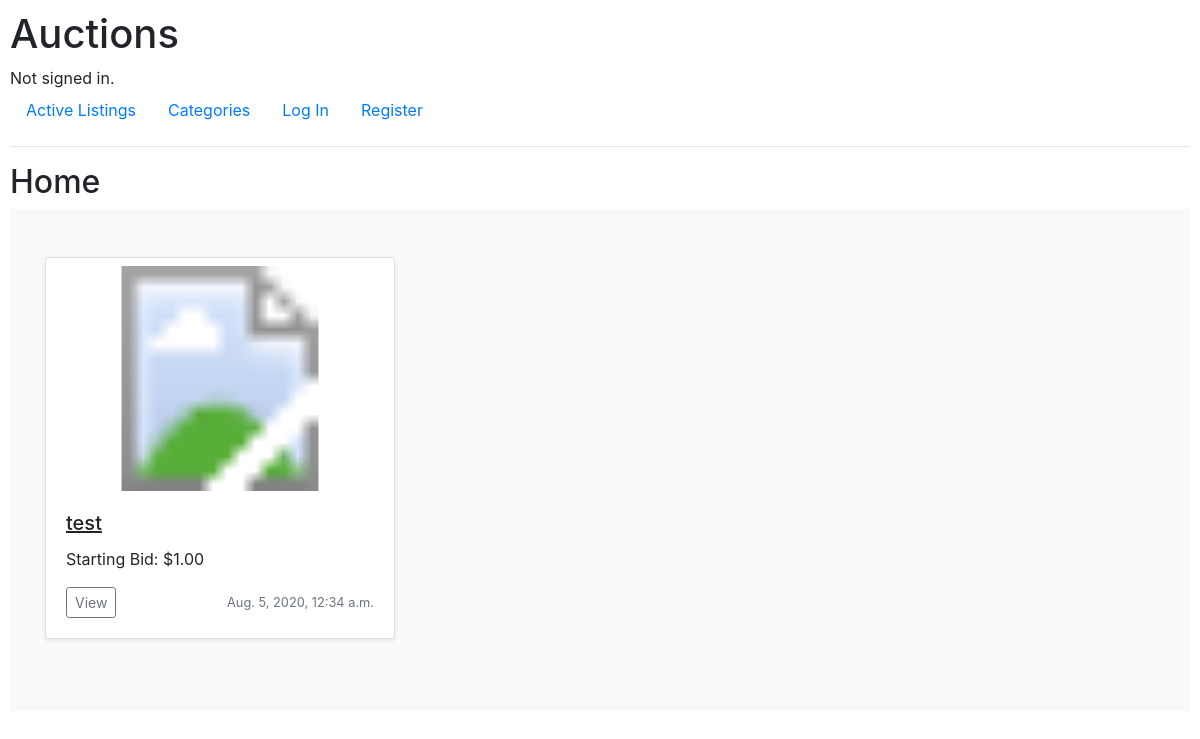
The app's page /categories/Home/ with its own data.
### auctions/models.py (models this page shows, shortened)
class Categories(models.Model):
    CATEGORY_CHOICES = [
        (None, 'Uncategorized'),
        ('Art', 'Art'),
        ('Books', 'Books'),
        ('Electronics', 'Electronics'),
        ('Toys', 'Toys'),
        ('Hobby', 'Hobby'),
        ('Home', 'Home'),
        ('Sports', 'Sports'),
        ("Vehicles", 'Vehicles')
    ]
    category = models.CharField(max_length=11, choices=CATEGORY_CHOICES, default=None)

class Listing(models.Model):
    title           = models.CharField(max_length=100)
    description     = models.CharField(max_length=500)
    date            = models.DateTimeField(auto_now_add=True)
    starting_price  = models.DecimalField(max_digits=11, decimal_places=2)                      # highest sold item in the world was 450million, so 11 digits should suffice
    owner           = models.ForeignKey(User, on_delete=models.CASCADE, related_name="owner")
    image           = models.URLField(blank=True) # Default max_length=200
    status          = models.BooleanField(default=True)
    category        = models.ForeignKey(Categories, null=True, related_name="listing_category", on_delete=models.SET_NULL)

### auctions/views.py (the view)
# urls.py: path("categories/<str:category_name>/", views.category, name="category"),
def category(request, category_name):
    if category_name != 'None':
        category_id = Categories.objects.get(category=category_name).id
    else:
        category_id = None
        category_name = "Uncategorized"
    category_list = Listing.objects.filter(category=category_id)
    return render(request, 'auctions/category.html', {
        'category_list': category_list,
        'category_name': category_name
    })

### auctions/templates/auctions/category.html (shortened to what this page needs)
{% extends "auctions/layout.html" %}
{% block body %}
    <h2>{{ category_name }}</h2>
    {% if category_list %}
        <div class="album py-5 bg-light">
            <div class="container">
                <div class="row">
                    {% for listing in category_list %}
                        <div class="col-md-4">
                            <div class="card mb-4 shadow-sm">
                                <svg class="mt-2 bd-placeholder-img card-img-top" width="100%" height="225" xmlns="http://www.w3.org/2000/svg" preserveAspectRatio="xMidYMid slice" focusable="false" role="img" aria-label="Listing Image">
                                    <title>{{ listing.title }}</title>
                                    <a href="{% url 'listing' listing.id %}"><image href=" {% if listing.image %}{{ listing.image }}{% else %}https://makitweb.com/demo/broken_image/images/noimage.png{% endif %}" width="100%" height="225"/></a>
                                </svg>
                                <div class="card-body">
                                    <h5 class="card-title"><u>{{ listing.title }}</u></h5>
                                    <p class="card-text">
                                        {% if listing.bid_listing.all %}
                                            Current Bid: ${{ listing.bid_listing.all.first.bid }}
                                        {% else %}
                                            Starting Bid: ${{ listing.starting_price }}
                                        {% endif %}
                                    </p>
                                    <div class="d-flex justify-content-between align-items-center">
                                        <div class="btn-group">
                                            <a href="{% url 'listing' listing.id %}" class="btn btn-sm btn-outline-secondary">View</a>
                                        </div>
                                        <small class="text-muted">{{listing.date}}</small>
                                    </div>
                                </div>
                            </div>
                        </div>
                {% endfor %}
        </div>
    {% else %}
        <p>There are no listings in this category.</p>
    {% endif %}
{% endblock %}

### auctions/static/auctions/styles.css (style rules this page uses)
body { padding: 10px; }

### records on screen
Categories: category "Home"
Listing: title "test", starting_price "1.00", date "Aug. 5, 2020, 12:34 a.m."
